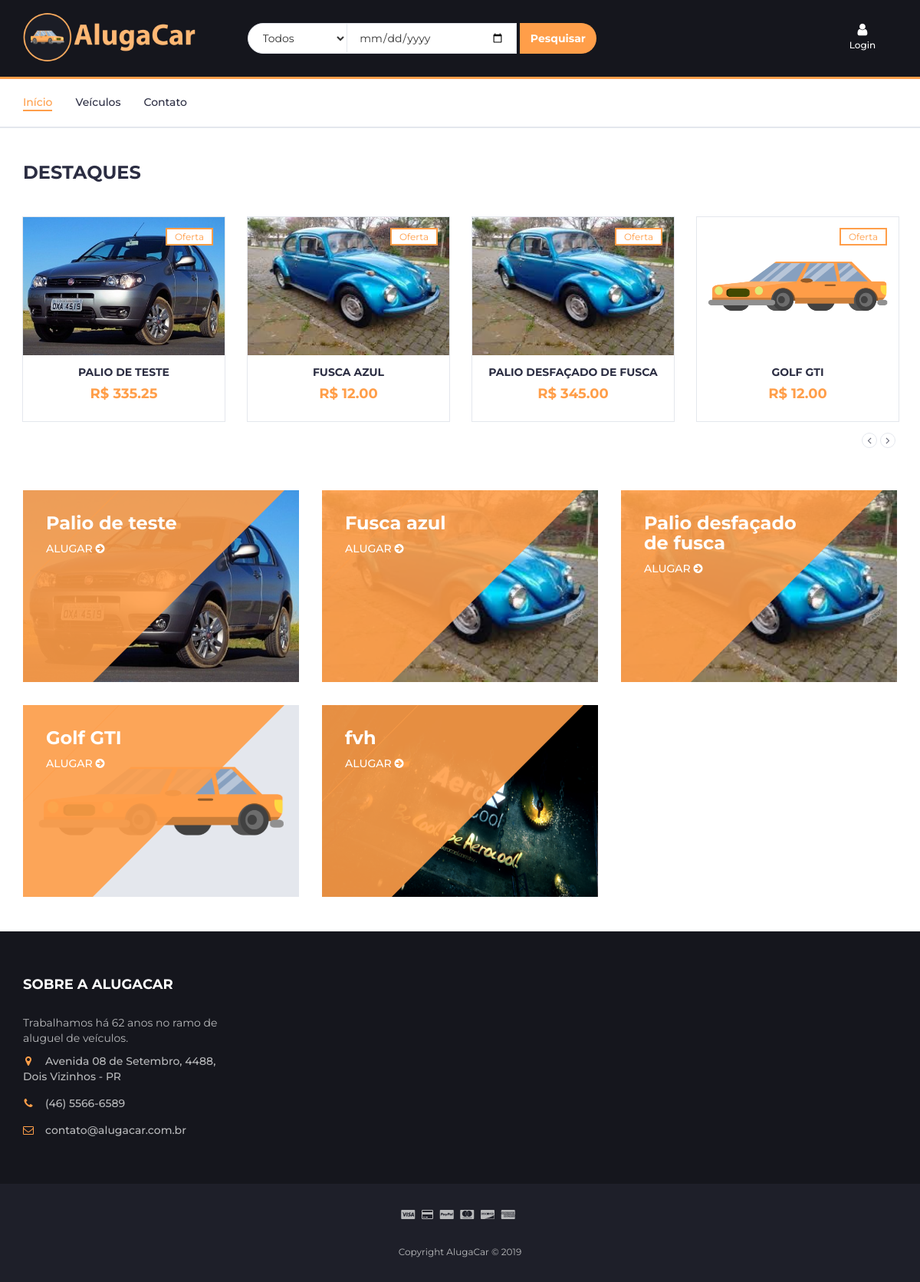
Before: / with the older database file.
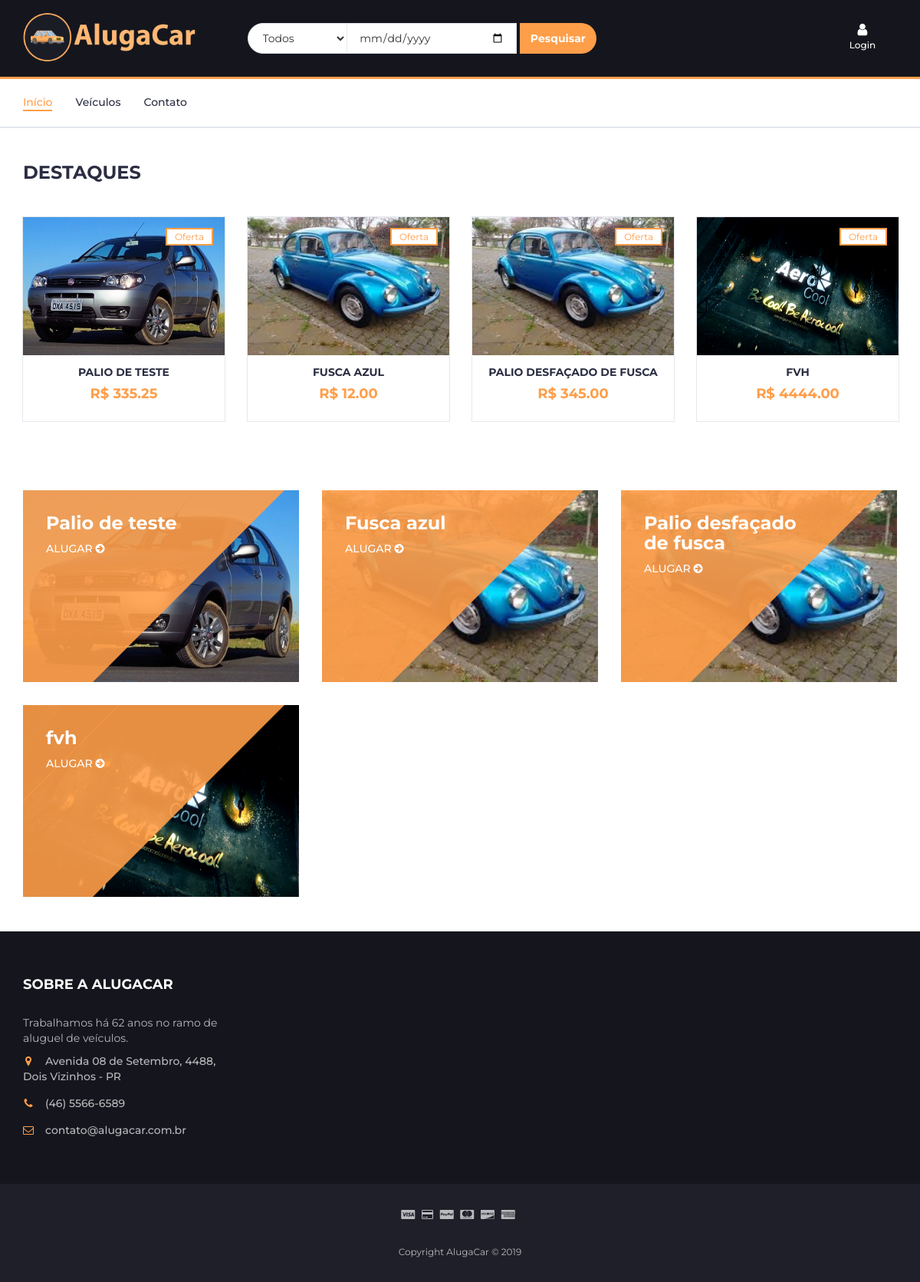
After: the same page with the newer database file.
### AlugaCarSite/models.py (models this page shows, shortened)
class Carro(models.Model):
    descricao = models.CharField(max_length=50)
    disponivel = models.BooleanField(default=True)
    valorDia = models.DecimalField(max_digits=10, decimal_places=2)
    marca = models.ForeignKey(Marca, on_delete=models.CASCADE)
    modelo = models.ForeignKey(Modelo,on_delete=models.CASCADE)
    caminhoFoto = models.ImageField(null=True, blank = True,upload_to='AlugaCarSite/static/galeria/carros')
    def getfoto(self):
        dir = str(self.caminhoFoto)
        dir = dir[20:]
        return dir

### AlugaCarSite/views.py (the view, shortened to what this page needs)
# urls.py: 2. Add a URL to urlpatterns:  path('', views.home, name='home')
def home(request):
    form = PesquisaForm(request.POST or None)
    id = request.session.get('login', None)
    if not id or id < 0:
        user = Cliente("-1", "Login", "-1")
    else:
        user = Cliente.objects.get(id=id)
    carros = Carro.objects.all()
    marcas = Marca.objects.all()
    return render(request, "index.html", {'cliente': user, 'carros': carros, 'marcas': marcas, "form": form})

### AlugaCarSite/form.py
class PesquisaForm(forms.ModelForm):
    class Meta:
        model = Aluguel
        fields = {"dataAlugado"}

### AlugaCarSite/templates/index.html (shortened to what the changed rows need)
{% load staticfiles %}
<!DOCTYPE html>
<html lang="pt">
<head>
	<link type="text/css" rel="stylesheet" href="{% static 'css/bootstrap.min.css' %}" />
	<link type="text/css" rel="stylesheet" href="{% static 'css/slick.css' %}" />
	<link type="text/css" rel="stylesheet" href="{% static 'css/slick-theme.css' %}" />
	<link type="text/css" rel="stylesheet" href="{% static 'css/nouislider.min.css' %}" />
	<link rel="stylesheet" href="{% static 'css/font-awesome.min.css' %}">
	<link type="text/css" rel="stylesheet" href="{% static 'css/style.css' %}" />
</head>
<body>
	<div class="section">
		<div class="container">
			<div class="row">
				<div class="col-md-12">
					<div class="row">
						<div class="products-tabs">
							<div id="tab1" class="tab-pane active">
								<div class="products-slick" data-nav="#slick-nav-1">
									{% for car in carros %}
									{% if car.disponivel %}
									<div class="product c{{car.marca.id }}">
										<div class="product-img">
											<img src="{% static car.getfoto %}" alt="" height="180">
											<div class="product-label">
												<span class="sale">Oferta</span>
											</div>
										</div>
										<div class="product-body">
											<h3 class="product-name"><a href="#">{{car.descricao}}</a></h3>
											<h4 class="product-price">R$ {{car.valorDia}}</h4>
										</div>
										<div class="add-to-cart">
											<button class="add-to-cart-btn"
												onclick="location.href='{% url 'confirmar_aluguel' car.id %}'">
												Alugar</button>
										</div>
									</div>
									{% endif %}
									{% endfor %}
								</div>
							</div>
						</div>
					</div>
				</div>
			</div>
		</div>
	</div>
	<div class="section" id="veiculos">
		<div class="container">
			<div class="row">
				{% for car in carros %}
				{% if car.disponivel %}
				<div class="col-md-4 col-xs-6">
					<div class="shop">
						<div class="shop-img">
							<img src="{% static car.getfoto %}" height="250" alt="">
						</div>
						<div class="shop-body">
							<h3>{{car.descricao}}</h3>
							<a href="{% url 'confirmar_aluguel' car.id %}" class="cta-btn">Alugar <i class="fa fa-arrow-circle-right"></i></a>
						</div>
					</div>
				</div>
				{% endif %}
				{% endfor %}
			</div>
		</div>
	</div>
</body>
</html>

Changed rows visible on the page:
no longer on this page (row edited): Carro: caminhoFoto (picture), descricao "GOLF GTI", valorDia "12.00", descricao "Golf GTI"
now on one of the page's lists (row unchanged): Carro: descricao "FVH", valorDia "4444.00"
